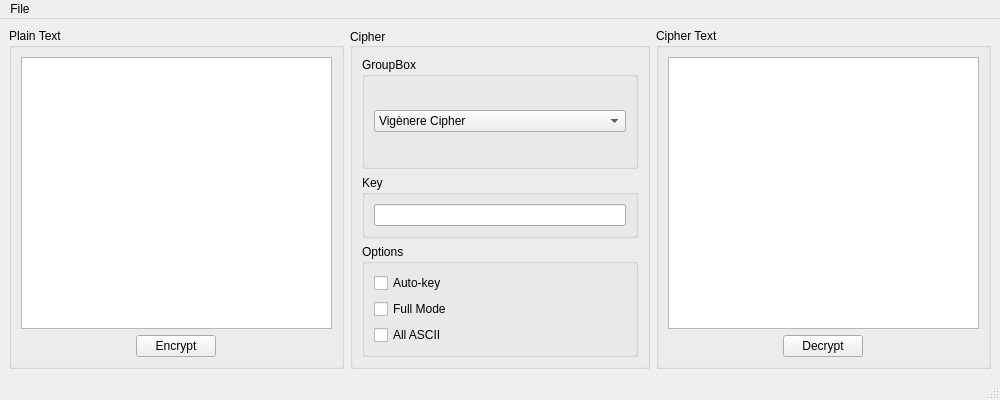
<?xml version="1.0" encoding="UTF-8"?>
<ui version="4.0">
 <class>MainWindow</class>
 <widget class="QMainWindow" name="MainWindow">
  <property name="geometry">
   <rect>
    <x>0</x>
    <y>0</y>
    <width>1000</width>
    <height>400</height>
   </rect>
  </property>
  <property name="sizePolicy">
   <sizepolicy hsizetype="Preferred" vsizetype="Preferred">
    <horstretch>0</horstretch>
    <verstretch>0</verstretch>
   </sizepolicy>
  </property>
  <property name="minimumSize">
   <size>
    <width>1000</width>
    <height>400</height>
   </size>
  </property>
  <widget class="QWidget" name="centralwidget">
   <layout class="QHBoxLayout" name="horizontalLayout_4">
    <item>
     <layout class="QHBoxLayout" name="horizontalLayout" stretch="0">
      <property name="sizeConstraint">
       <enum>QLayout::SetMinAndMaxSize</enum>
      </property>
      <property name="bottomMargin">
       <number>0</number>
      </property>
      <item>
       <widget class="QGroupBox" name="groupBox">
        <property name="enabled">
         <bool>true</bool>
        </property>
        <property name="sizePolicy">
         <sizepolicy hsizetype="Preferred" vsizetype="Preferred">
          <horstretch>0</horstretch>
          <verstretch>0</verstretch>
         </sizepolicy>
        </property>
        <property name="minimumSize">
         <size>
          <width>0</width>
          <height>0</height>
         </size>
        </property>
        <property name="maximumSize">
         <size>
          <width>500</width>
          <height>500</height>
         </size>
        </property>
        <property name="title">
         <string>Plain Text</string>
        </property>
        <layout class="QVBoxLayout" name="verticalLayout">
         <item>
          <widget class="QPlainTextEdit" name="plainText"/>
         </item>
         <item alignment="Qt::AlignHCenter">
          <widget class="QPushButton" name="encryptButton">
           <property name="toolTip">
            <string>Encrypt the plain text</string>
           </property>
           <property name="text">
            <string>Encrypt</string>
           </property>
          </widget>
         </item>
        </layout>
       </widget>
      </item>
     </layout>
    </item>
    <item>
     <widget class="QGroupBox" name="cipherGroupBox">
      <property name="minimumSize">
       <size>
        <width>300</width>
        <height>0</height>
       </size>
      </property>
      <property name="maximumSize">
       <size>
        <width>300</width>
        <height>400</height>
       </size>
      </property>
      <property name="baseSize">
       <size>
        <width>0</width>
        <height>0</height>
       </size>
      </property>
      <property name="title">
       <string>Cipher</string>
      </property>
      <property name="alignment">
       <set>Qt::AlignLeading|Qt::AlignLeft|Qt::AlignVCenter</set>
      </property>
      <layout class="QGridLayout" name="gridLayout">
       <item row="2" column="2">
        <widget class="QWidget" name="cipherWidget" native="true">
         <layout class="QVBoxLayout" name="verticalLayout_4">
          <property name="leftMargin">
           <number>0</number>
          </property>
          <property name="topMargin">
           <number>0</number>
          </property>
          <property name="rightMargin">
           <number>0</number>
          </property>
          <property name="bottomMargin">
           <number>0</number>
          </property>
          <item>
           <widget class="QGroupBox" name="groupBox_4">
            <property name="toolTip">
             <string>Specify Vigènere key</string>
            </property>
            <property name="title">
             <string>Key</string>
            </property>
            <layout class="QHBoxLayout" name="horizontalLayout_3">
             <item>
              <widget class="QLineEdit" name="keyText"/>
             </item>
            </layout>
           </widget>
          </item>
          <item>
           <widget class="QGroupBox" name="groupBox_5">
            <property name="toolTip">
             <string>Vigènere Cipher options</string>
            </property>
            <property name="title">
             <string>Options</string>
            </property>
            <layout class="QVBoxLayout" name="verticalLayout_2">
             <item>
              <widget class="QCheckBox" name="autoKeyCheckBox">
               <property name="toolTip">
                <string>Use Vigènere auto-key mode</string>
               </property>
               <property name="text">
                <string>Auto-key</string>
               </property>
              </widget>
             </item>
             <item>
              <widget class="QCheckBox" name="fullModeCheckBox">
               <property name="toolTip">
                <string>Random Vigènere Table</string>
               </property>
               <property name="text">
                <string>Full Mode</string>
               </property>
              </widget>
             </item>
             <item>
              <widget class="QCheckBox" name="asciiCheckBox">
               <property name="toolTip">
                <string>Include all ASCII character</string>
               </property>
               <property name="text">
                <string>All ASCII</string>
               </property>
              </widget>
             </item>
            </layout>
           </widget>
          </item>
         </layout>
        </widget>
       </item>
       <item row="1" column="2">
        <widget class="QGroupBox" name="groupBox_6">
         <property name="title">
          <string>GroupBox</string>
         </property>
         <layout class="QHBoxLayout" name="horizontalLayout_2">
          <item>
           <widget class="QComboBox" name="cipherChooser">
            <item>
             <property name="text">
              <string>Vigènere Cipher</string>
             </property>
            </item>
            <item>
             <property name="text">
              <string>Playfair Cipher</string>
             </property>
            </item>
            <item>
             <property name="text">
              <string>Affine Cipher</string>
             </property>
            </item>
            <item>
             <property name="text">
              <string>Hill Cipher</string>
             </property>
            </item>
            <item>
             <property name="text">
              <string>Enigma Cipher</string>
             </property>
            </item>
            <item>
             <property name="text">
              <string>Super Encrypt Cipher</string>
             </property>
            </item>
           </widget>
          </item>
         </layout>
        </widget>
       </item>
      </layout>
     </widget>
    </item>
    <item>
     <widget class="QGroupBox" name="groupBox_3">
      <property name="sizePolicy">
       <sizepolicy hsizetype="Preferred" vsizetype="Expanding">
        <horstretch>0</horstretch>
        <verstretch>0</verstretch>
       </sizepolicy>
      </property>
      <property name="minimumSize">
       <size>
        <width>0</width>
        <height>0</height>
       </size>
      </property>
      <property name="maximumSize">
       <size>
        <width>500</width>
        <height>500</height>
       </size>
      </property>
      <property name="title">
       <string>Cipher Text</string>
      </property>
      <layout class="QVBoxLayout" name="verticalLayout_3">
       <item>
        <widget class="QPlainTextEdit" name="cipherText"/>
       </item>
       <item alignment="Qt::AlignHCenter">
        <widget class="QPushButton" name="decryptButton">
         <property name="toolTip">
          <string>Decrypt the plain text</string>
         </property>
         <property name="text">
          <string>Decrypt</string>
         </property>
        </widget>
       </item>
      </layout>
     </widget>
    </item>
   </layout>
  </widget>
  <widget class="QMenuBar" name="menubar">
   <property name="geometry">
    <rect>
     <x>0</x>
     <y>0</y>
     <width>1000</width>
     <height>22</height>
    </rect>
   </property>
   <widget class="QMenu" name="menuFile">
    <property name="title">
     <string>File</string>
    </property>
    <addaction name="actionOpen"/>
    <addaction name="actionSave"/>
   </widget>
   <addaction name="menuFile"/>
  </widget>
  <widget class="QStatusBar" name="statusbar"/>
  <action name="actionOpen">
   <property name="text">
    <string>Open</string>
   </property>
   <property name="statusTip">
    <string>Open file to encrypt</string>
   </property>
   <property name="shortcut">
    <string>Ctrl+O</string>
   </property>
  </action>
  <action name="actionSave">
   <property name="text">
    <string>Save</string>
   </property>
   <property name="statusTip">
    <string>Save ciphertext</string>
   </property>
   <property name="shortcut">
    <string>Ctrl+S</string>
   </property>
  </action>
 </widget>
 <resources/>
 <connections/>
</ui>
